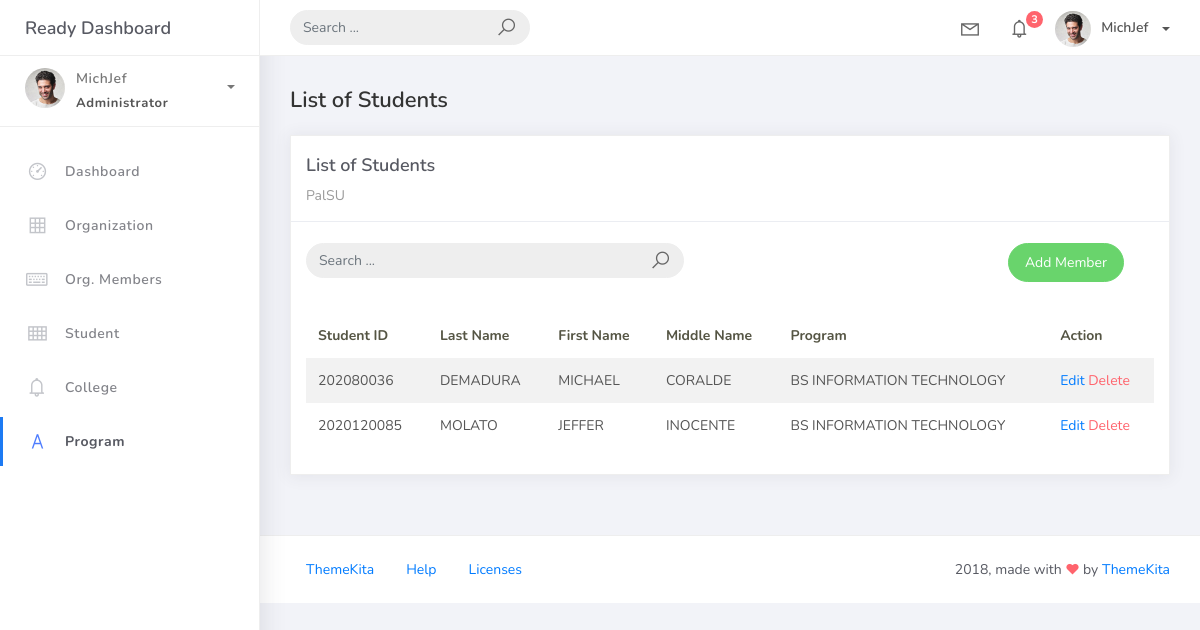
Page /student_list on the earlier database version.
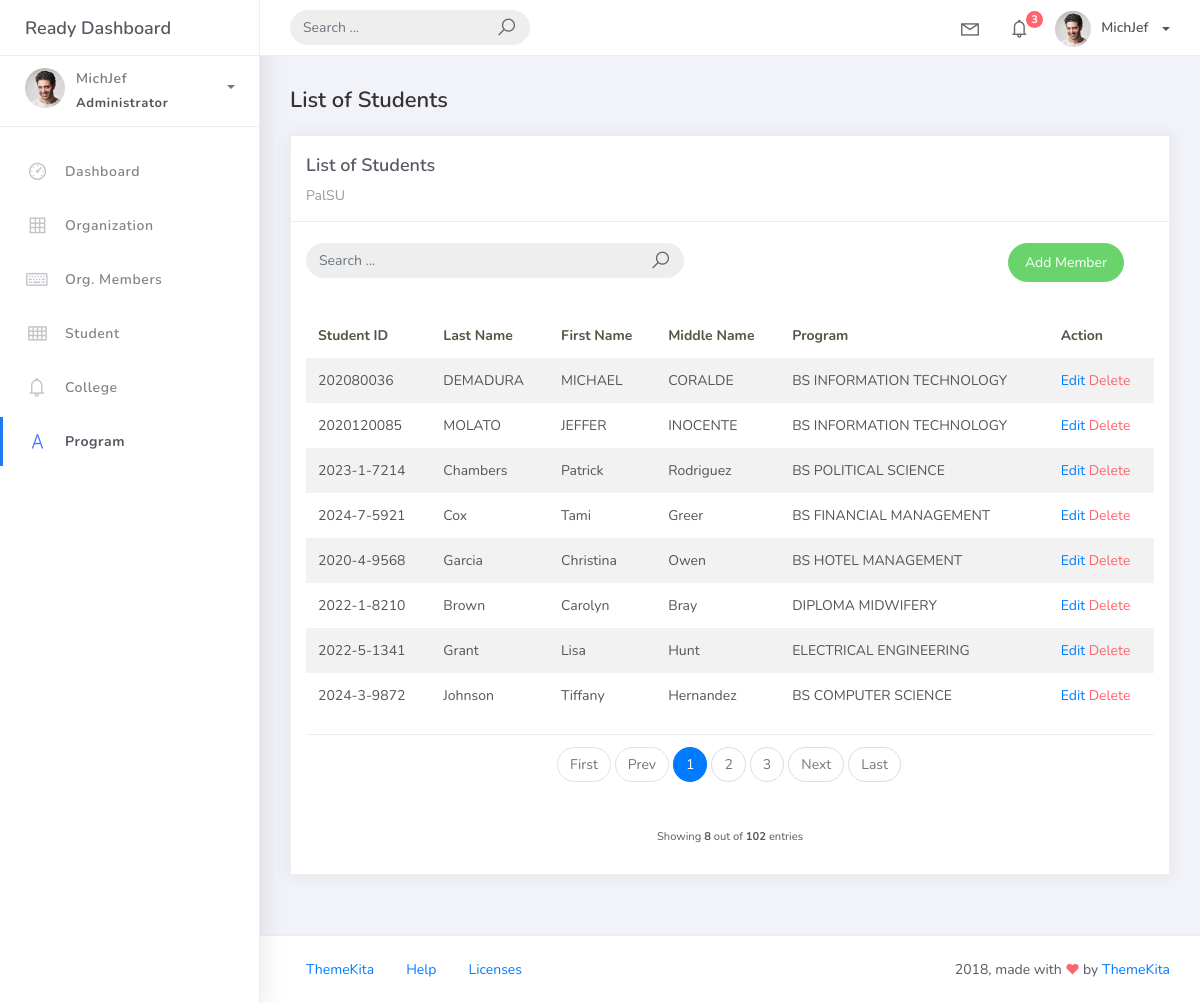
Same page on the later database version.
### studentorg/models.py (models this page shows, shortened)
class BaseModel (models.Model):
    created_at = models.DateTimeField(auto_now_add=True, db_index=True)
    updated_at = models.DateTimeField(auto_now=True)
    class Meta:
        abstract = True

class Student (BaseModel):
    student_id =models.CharField(max_length=15)
    lastname = models.CharField(max_length=25)
    firstname = models.CharField(max_length=25)
    middlename = models.CharField(max_length=25, blank=True, null=True)
    program = models.ForeignKey(Program, on_delete=models.CASCADE)

class Program(BaseModel):
    prog_name = models.CharField(max_length=150)
    college = models.ForeignKey(College, on_delete=models.CASCADE)
    def __str__(self):
        return self.prog_name

### studentorg/views.py (the view)
# urls.py: path('student_list', StudentList.as_view(), name='student-list'),
class StudentList(ListView):
    model = Student
    context_object_name = 'student'
    template_name = 'Student/student_list.html'
    paginate_by = 8
    def get_queryset(self, *args, **kwargs):
        qs = super(StudentList, self).get_queryset(*args, **kwargs)
        if self.request.GET.get("q") != None:
            query = self.request.GET.get('q')
            qs = qs.filter(Q(firstname__icontains=query) |
                        Q (lastname__icontains=query) |
                        Q (middlename__icontains=query) |
                        Q (student_id__icontains=query))
        return qs

### templates/Student/student_list.html
{% extends 'base.html' %} {% load static %} {% block content %}
<div class="content">
    <div class="container-fluid">
        <h4 class="page-title">List of Students</h4>
        <div class="row">
            <div class="col-md-12">
                <div class="card">
                    <div class="card-header">
                        <div class="card-title">List of Students</div>
                        <div class="card-category">PalSU</div>
                    </div>
                    <br />
                    <div class="col-md-12 row">
                        <div class="col-md-6">
                            <form class="navbar-left navbar-form nav-search mr-md-3" action="{% url 'student-list' %}">
                                <div class="input-group">
                                    <input type="text"placeholder="Search ..." class="form-control" name="q"/>
                                    <div class="input-group-append">
                                        <span class="input-group-text">
                                            <i class="la la-search search-icon"></i>
                                        </span>
                                    </div>
                                </div>
                            </form>
                        </div>
                        <div class="col-md-6">
                            <div class="pull-right">
                                <a
                                    href="{% url 'student-add' %}"
                                    class="btn btn-success btn-rounded"
                                    >Add Member</a>
                            </div>
                        </div>
                        </div>
                    <div class="card-body">
                        <table class="table table-striped mt-3">
                            <thead>
                                <tr>
                                    <th scope="col">Student ID</th>
                                    <th scope="col">Last Name</th>
                                    <th scope="col">First Name</th>
                                    <th scope="col"> Middle Name</th>
                                    <th scope="col">Program</th>
                                    <th scope="col">Action</th>
                                </tr>
                            </thead>
                            <tbody>
                                {% for object in object_list %}
                                <tr>
                                    <td>{{ object.student_id }}</td>
                                    <td>{{ object.lastname }}</td>
                                    <td>{{ object.firstname }}</td>
                                    <td>{{ object.middlename }}</td>
                                    <td>{{ object.program }}</td>
                                    <td>
                                        <a href="student_list/{{ object.id }}">Edit</a>
                                        <a href="student_list/{{ object.id }}/delete" class="text-danger">Delete</a>
                                    </td>
                                </tr>
                                {% empty %}
                                <tr>
                                    <td colspan="4" style="text-align: center">
                                        <p class="text-sm font-weight-bold mb-0">No Records Found</p>
                                    </td>
                                </tr>
                                {% endfor %}
                            </tbody>
                        </table>
                        {% include 'includes/pagination.html' %}
                    </div>
                </div>
            </div>
        </div>
    </div>
</div>
{% endblock %}

Differences in the rows shown:
added Student: student_id "2023-1-7214", lastname "Chambers", firstname "Patrick", middlename "Rodriguez", program "BS POLITICAL SCIENCE"
added Student: student_id "2024-7-5921", lastname "Cox", firstname "Tami", middlename "Greer", program "BS FINANCIAL MANAGEMENT"
added Student: student_id "2020-4-9568", lastname "Garcia", firstname "Christina", middlename "Owen", program "BS HOTEL MANAGEMENT"
added Student: student_id "2022-1-8210", lastname "Brown", firstname "Carolyn", middlename "Bray", program "DIPLOMA MIDWIFERY"
added Student: student_id "2022-5-1341", lastname "Grant", firstname "Lisa", middlename "Hunt", program "ELECTRICAL ENGINEERING"
added Student: student_id "2024-3-9872", lastname "Johnson", firstname "Tiffany", middlename "Hernandez", program "BS COMPUTER SCIENCE"
Other differences:
{{ object_list.count }}: (not shown) → "8"
{{ paginator.count }}: (not shown) → "102"
text now shown: "First Prev Next Last Showing out of entries"
new list line: "1"
new list line: "2"
new list line: "3"
